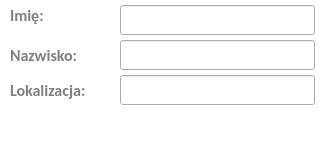
<?xml version="1.0" encoding="UTF-8"?>
<ui version="4.0">
 <class>NameDialog</class>
 <widget class="QDialog" name="NameDialog">
  <property name="geometry">
   <rect>
    <x>0</x>
    <y>0</y>
    <width>320</width>
    <height>150</height>
   </rect>
  </property>
  <property name="minimumSize">
   <size>
    <width>320</width>
    <height>150</height>
   </size>
  </property>
  <property name="maximumSize">
   <size>
    <width>320</width>
    <height>150</height>
   </size>
  </property>
  <property name="windowTitle">
   <string>Podaj imię i nazwisko</string>
  </property>
  <property name="windowIcon">
   <iconset resource="resources.qrc">
    <normaloff>:/images/images/person.png</normaloff>:/images/images/person.png</iconset>
  </property>
  <property name="styleSheet">
   <string notr="true">QDialog{
background-color: white;
}

QMessageBox QPushButton:hover {
border-radius: 5px;
background: rgb(255,140,0);
}

QMessageBox QPushButton{
color: white;
border-radius: 5px;
background: qlineargradient(x1:0, y1:0, x2:0, y2:1,
   stop: 0 rgba(255,140,0), stop: 0.7 rgb(255,105,0));
min-height: 30px;
min-width: 70px;
}

QMessageBox QPushButton:pressed {
color: white;
border-radius: 5px;
background: rgb(255,105,0);
}


QLabel{
color: gray;
}</string>
  </property>
  <widget class="QLabel" name="label">
   <property name="geometry">
    <rect>
     <x>10</x>
     <y>0</y>
     <width>61</width>
     <height>31</height>
    </rect>
   </property>
   <property name="font">
    <font>
     <family>Calibri</family>
     <pointsize>12</pointsize>
     <weight>75</weight>
     <bold>true</bold>
    </font>
   </property>
   <property name="text">
    <string>Imię:</string>
   </property>
  </widget>
  <widget class="QLineEdit" name="lineEditName">
   <property name="geometry">
    <rect>
     <x>120</x>
     <y>5</y>
     <width>195</width>
     <height>30</height>
    </rect>
   </property>
   <property name="font">
    <font>
     <family>Calibri</family>
     <pointsize>12</pointsize>
    </font>
   </property>
  </widget>
  <widget class="QLineEdit" name="lineEditSurname">
   <property name="geometry">
    <rect>
     <x>120</x>
     <y>40</y>
     <width>195</width>
     <height>30</height>
    </rect>
   </property>
   <property name="font">
    <font>
     <family>Calibri</family>
     <pointsize>12</pointsize>
    </font>
   </property>
  </widget>
  <widget class="QLabel" name="label_2">
   <property name="geometry">
    <rect>
     <x>10</x>
     <y>45</y>
     <width>111</width>
     <height>20</height>
    </rect>
   </property>
   <property name="font">
    <font>
     <family>Calibri</family>
     <pointsize>12</pointsize>
     <weight>75</weight>
     <bold>true</bold>
    </font>
   </property>
   <property name="text">
    <string>Nazwisko:</string>
   </property>
  </widget>
  <widget class="QLineEdit" name="lineEditDestination">
   <property name="geometry">
    <rect>
     <x>120</x>
     <y>75</y>
     <width>195</width>
     <height>30</height>
    </rect>
   </property>
   <property name="font">
    <font>
     <family>Calibri</family>
     <pointsize>12</pointsize>
    </font>
   </property>
  </widget>
  <widget class="QLabel" name="label_3">
   <property name="geometry">
    <rect>
     <x>10</x>
     <y>80</y>
     <width>111</width>
     <height>20</height>
    </rect>
   </property>
   <property name="font">
    <font>
     <family>Calibri</family>
     <pointsize>12</pointsize>
     <weight>75</weight>
     <bold>true</bold>
    </font>
   </property>
   <property name="text">
    <string>Lokalizacja:</string>
   </property>
  </widget>
  <widget class="QPushButton" name="pushButtonConfirm">
   <property name="geometry">
    <rect>
     <x>210</x>
     <y>110</y>
     <width>105</width>
     <height>35</height>
    </rect>
   </property>
   <property name="font">
    <font>
     <family>Calibri</family>
     <pointsize>12</pointsize>
     <italic>false</italic>
    </font>
   </property>
   <property name="styleSheet">
    <string notr="true">QPushButton:hover {
border-radius: 5px;
background: rgb(0,190,0);
}

QPushButton{
color: white;
border-radius: 5px;
background: qlineargradient(x1:0, y1:0, x2:0, y2:1,
   stop: 0 rgba(0,190,0), stop: 0.7 rgb(0,150,0));
}

QPushButton:pressed {
color: white;
border-radius: 5px;
background: rgb(0,150,0);
}
</string>
   </property>
   <property name="text">
    <string>Zatwierdź</string>
   </property>
  </widget>
  <widget class="QPushButton" name="pushButtonCancel">
   <property name="geometry">
    <rect>
     <x>100</x>
     <y>110</y>
     <width>105</width>
     <height>35</height>
    </rect>
   </property>
   <property name="font">
    <font>
     <family>Calibri</family>
     <pointsize>12</pointsize>
    </font>
   </property>
   <property name="styleSheet">
    <string notr="true">QPushButton:hover {
border-radius: 5px;
background: rgb(255,102,102);
}

QPushButton{
color: white;
border-radius: 5px;
background: qlineargradient(x1:0, y1:0, x2:0, y2:1,
   stop: 0 rgba(255,102,102), stop: 0.7 rgb(255,50,50));
}

QPushButton:pressed {
color: white;
border-radius: 5px;
background: rgb(255,50,50);
}
</string>
   </property>
   <property name="text">
    <string>Anuluj</string>
   </property>
  </widget>
 </widget>
 <resources>
  <include location="resources.qrc"/>
 </resources>
 <connections/>
</ui>
